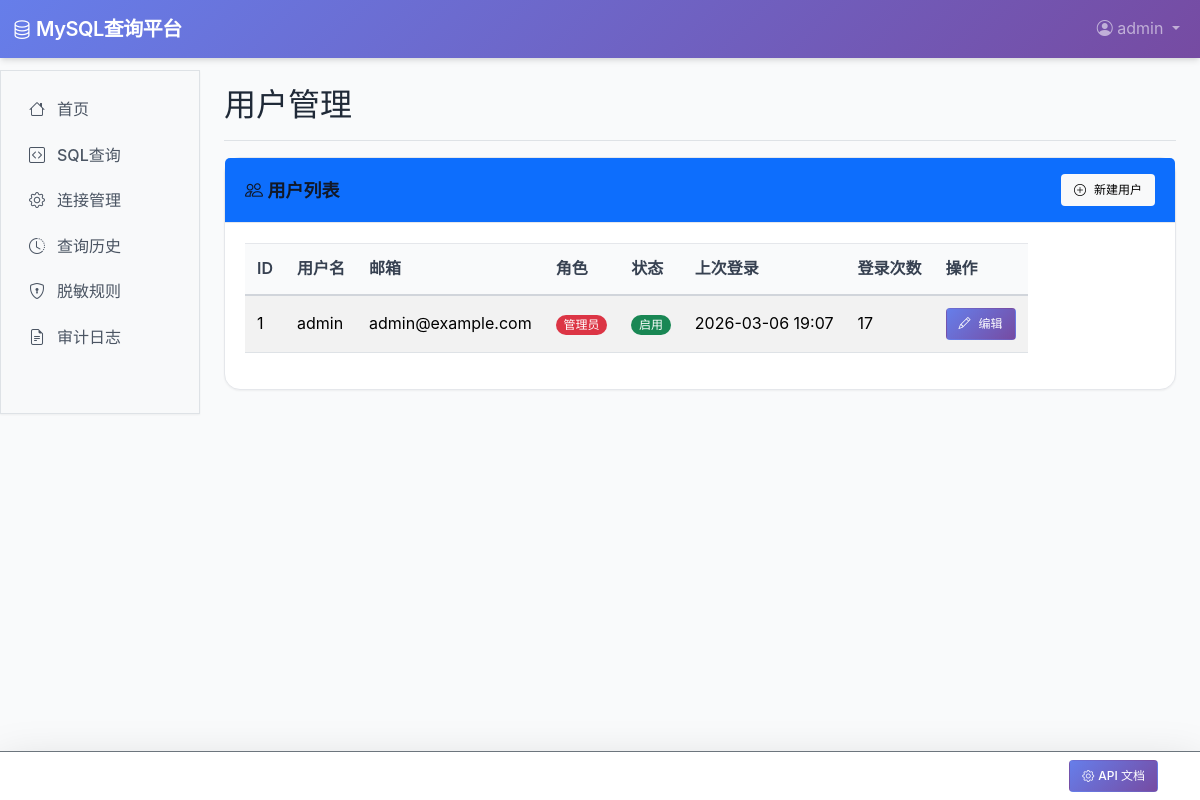
/accounts/users/ (signed in), run on an earlier commit of the app's database.
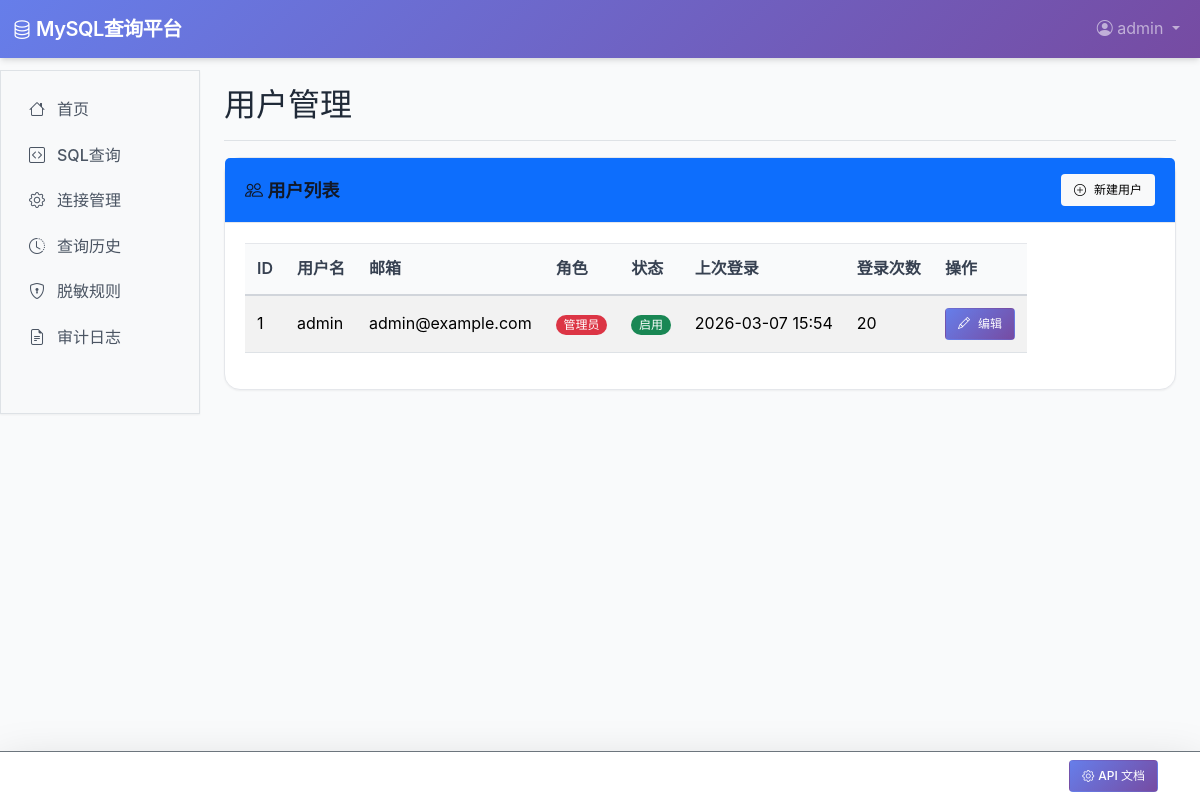
And on a later commit of the database.
### accounts/models.py (models this page shows, shortened)
class User(AbstractUser):
    ROLE_CHOICES = (
        ('normal', '普通用户'),
        ('admin', '管理员'),
    )
    role = models.CharField(max_length=10, choices=ROLE_CHOICES, default='normal')
    last_login_ip = models.GenericIPAddressField(null=True, blank=True, verbose_name='上次登录IP')
    login_count = models.PositiveIntegerField(default=0, verbose_name='登录次数')
    groups = models.ManyToManyField(
        Group,
        verbose_name='groups',
        blank=True,
        help_text='The groups this user belongs to.',
        related_name='custom_user_set',
        related_query_name='custom_user',
    )
    user_permissions = models.ManyToManyField(
        Permission,
        verbose_name='user permissions',
        blank=True,
        help_text='Specific permissions for this user.',
        related_name='custom_user_set',
        related_query_name='custom_user',
    )
    class Meta:
        verbose_name = '用户'
        verbose_name_plural = '用户'

### accounts/views.py (the view)
# urls.py: path('users/', views.user_list, name='user_list'),
@login_required
def user_list(request):
    if request.user.role != 'admin':
        messages.error(request, '您没有权限访问此页面！')
        return redirect('queries:query_list')
    users = User.objects.all().order_by('-date_joined')
    return render(request, 'accounts/user_list.html', {'users': users})

### accounts/templates/accounts/user_list.html (shortened to what this page needs)
{% extends 'base.html' %}
{% block page_title %}用户管理{% endblock %}
{% block content %}
<div class="row">
    <div class="col-lg-12 mb-4">
        <div class="card">
            <div class="card-header bg-primary text-white d-flex justify-content-between align-items-center">
                <h5 class="mb-0">
                    <i class="bi bi-people"></i> 用户列表
                </h5>
                <a href="{% url 'accounts:user_create' %}" class="btn btn-light btn-sm">
                    <i class="bi bi-plus-circle"></i> 新建用户
                </a>
            </div>
            <div class="card-body">
                <div class="table-responsive">
                    <table class="table table-striped table-hover">
                        <thead class="table-dark">
                            <tr>
                                <th>ID</th>
                                <th>用户名</th>
                                <th>邮箱</th>
                                <th>角色</th>
                                <th>状态</th>
                                <th>上次登录</th>
                                <th>登录次数</th>
                                <th>操作</th>
                            </tr>
                        </thead>
                        <tbody>
                            {% for user in users %}
                            <tr>
                                <td>{{ user.id }}</td>
                                <td>{{ user.username }}</td>
                                <td>{{ user.email|default:'-' }}</td>
                                <td>
                                    {% if user.role == 'admin' %}
                                        <span class="badge bg-danger">管理员</span>
                                    {% else %}
                                        <span class="badge bg-primary">普通用户</span>
                                    {% endif %}
                                </td>
                                <td>
                                    {% if user.is_active %}
                                        <span class="badge bg-success">启用</span>
                                    {% else %}
                                        <span class="badge bg-secondary">禁用</span>
                                    {% endif %}
                                </td>
                                <td>{{ user.last_login|date:"Y-m-d H:i"|default:'-' }}</td>
                                <td>{{ user.login_count }}</td>
                                <td>
                                    <a href="{% url 'accounts:user_edit' user.id %}" class="btn btn-sm btn-primary">
                                        <i class="bi bi-pencil"></i> 编辑
                                    </a>
                                </td>
                            </tr>
                            {% empty %}
                            <tr>
                                <td colspan="8" class="text-center">暂无用户数据</td>
                            </tr>
                            {% endfor %}
                        </tbody>
                    </table>
                </div>
            </div>
        </div>
    </div>
</div>
{% endblock %}

### templates/navbar.html (shortened to what this page needs)
<nav class="navbar navbar-expand-lg navbar-dark bg-primary fixed-top">
    <div class="container-fluid">
        <a class="navbar-brand" href="{% url 'queries:query_list' %}">
            <i class="bi bi-database"></i> MySQL查询平台
        </a>
        <div class="collapse navbar-collapse" id="navbarNav">
            <ul class="navbar-nav ms-auto">
                {% if user.is_authenticated %}
                    <li class="nav-item dropdown">
                        <a class="nav-link dropdown-toggle" href="#" role="button" data-bs-toggle="dropdown" aria-expanded="false">
                            <i class="bi bi-person-circle"></i> {{ user.username }}
                        </a>
                    </li>
                {% else %}
                    <li class="nav-item">
                        <a class="nav-link" href="{% url 'accounts:login' %}">登录</a>
                    </li>
                {% endif %}
            </ul>
        </div>
    </div>
</nav>

What changed in the data, as far as the page shows it:
changed User "admin": last_login "2026-03-06 19:07" → "2026-03-07 15:54"; login_count "17" → "20"
